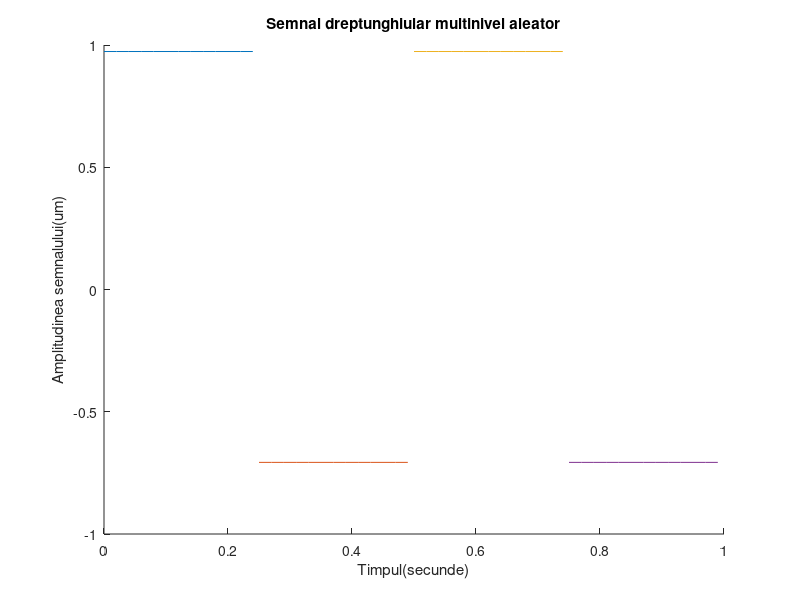

This chart was generated by the following MATLAB code:
hold on;
%utilizam hold on pentru a afisa simultan mai multe semnale pe acelasi grafic
%20ms
r1=rand(1);
%folosim rand pentru a genera un numar aleator
r2=rand(1);
t1=0:0.02:0.25;
t2=0.25:0.02:0.5;
%Stabilesc nivelurile
x1=r1*square(8*pi*t1,100);
x2=-r2*square(8*pi*t2,100);
%->Folosim functia axis pentru a delimita spectrele de valori ale graficului generat de plot pentru a se incadra corespunzator in parametri
axis([0 1 -1 1]);
%->Vom folosi functia pot pentru a genera un grafic cu parametrii t1 si x1 si un grafic cu t2 si x2
plot(t1,x1);
plot(t2,x2);
t3=0.5:0.02:0.75;
t4=0.75:0.02:1;
%Stabilesc nivelurile
x3=r1*square(8*pi*t3,100);
x4=-r2*square(8*pi*t4,100);
%->Vom folosi functia pot pentru a genera un grafic cu parametrii t3 si x3 si un grafic cu t4 si x4
plot(t3,x3);
plot(t4,x4);
%Am denumit axa Ox
xlabel('Timpul(secunde)')
%Am denumit axa Oy
ylabel('Amplitudinea semnalului(um)')
title('Semnal dreptunghiular multinivel aleator')
